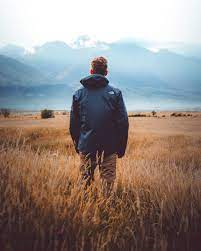
#> input picture Image Processing/image.jfif, 201 x 251 px
$ python image-process.py
#> lines starting #> are read from the running program, lines starting #| are printed output that depends on the picture
#image processing with opencv
import cv2
import random
img = cv2.imread('image.jfif',-1)
#> img is the input picture: shape (251, 201, 3); mean B, G, R 131.5, 136.4, 146.9

"""each pixel is denoted by 3 values
   RGB (which is standard),
   but in OpenCV, the standard pixel ir denoted in a BGR form"""

"""pixel colour strengths
   ranges from 0 to 255
   which means 0 is when the colour is not present at all
   and 255 means the colour has maximum presence"""

"""[0,0,0] denotes a black pixel
   and [255,255,255] denotes a white pixel"""

"""each image is represented by 3-D arrays
   a 2px x 2px image can be represented as:
   [
   [[0,0,0],[255,255,255]]
   [[0,0,0],[255,255,255]]
   ]
   where 4 pixels exist, 2 black and 2 white"""
print(img.shape)
#| (251, 201, 3)

"""first [] --> denotes image
   interior [] --> rows
   most interior []---> column pixel values inside each row"""

"""returns 3 values, [height,width,channels]
   channels is number of values that denote a pixel"""


#changing pixel colours
for i in range(100):
    for j in range(img.shape[1]):
        img[i][j] = [random.randint(0,255),random.randint(0,255),random.randint(0,255)]
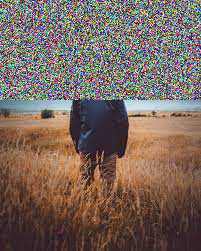
#> img: shape (251, 201, 3); mean B, G, R 93.7, 103.2, 121.1

cv2.imshow("Image",img)
cv2.waitKey(0)
cv2.destroyAllWindows()


#superimpose two images
img2 = cv2.imread("myafce.jpg",-1)

#in opencv the area on which image is to be superimposed must be = dimensions of image being superimposed
#> (the run stopped early here; a loop or call above may not have finished)
